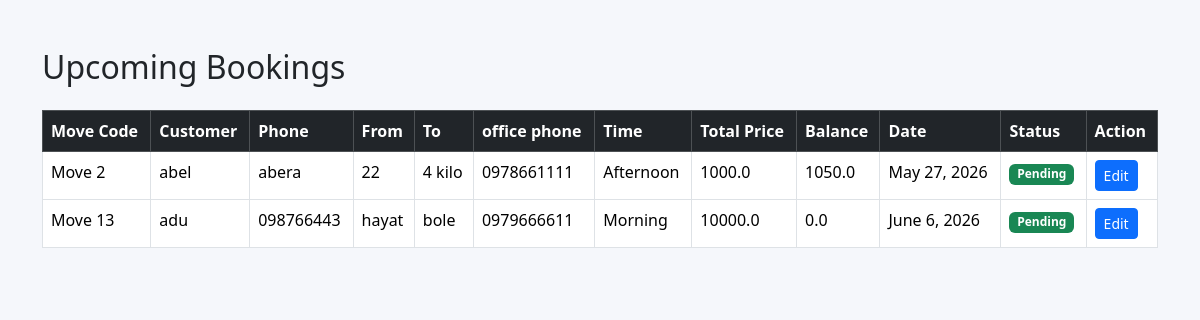
Screenshot of /upcoming-bookings/ with the database file from the repository.
### core/models.py (models this page shows, shortened)
class Booking(models.Model):
    TIME_CHOICES = [
        ('Morning', 'Morning'),
        ('Afternoon', 'Afternoon'),
        ('Evening', 'Evening'),
    ]
    OFFICE_CHOICES = [
        ('0979661111', '0979661111'),
        ('0978661111', '0978661111'),
    ]
    customer_name = models.CharField(max_length=100)
    phone = models.CharField(max_length=20)
    office_phone = models.CharField(
        max_length=10,
        choices=OFFICE_CHOICES,
        default='0979661111'
    )
    from_location = models.CharField(max_length=100)
    to_location = models.CharField(max_length=100)
    time = models.CharField(
        max_length=20,
        choices=TIME_CHOICES,
        default='Morning'
    )
    total_price = models.FloatField()
    advance = models.FloatField(default=0)
    extra = models.FloatField(default=0)
    balance = models.FloatField(default=0)
    date = models.DateField(auto_now_add=True)
    status = models.CharField(
        max_length=20,
        default='Pending'
    )

### core/views.py (the view)
# urls.py: path('upcoming-bookings/', views.upcoming_bookings),
def upcoming_bookings(request):
    bookings = Booking.objects.exclude(
        status='Completed'
    ).order_by('date')
    today = date.today()
    tomorrow = today + timedelta(days=1)
    context = {
        'bookings': bookings,
        'today': today,
        'tomorrow': tomorrow,
    }
    return render(
        request,
        'upcoming_bookings.html',
        context
    )

### templates/upcoming_bookings.html (shortened to what this page needs)
<!doctype html>
<html>
  <head>
    <link
      href="https://cdn.jsdelivr.net/npm/bootstrap@5.3.3/dist/css/bootstrap.min.css"
      rel="stylesheet"
    />
  </head>
  <body style="background: #f5f7fb">
    <div class="container mt-5">
      <h2 class="mb-4">Upcoming Bookings</h2>
      <table class="table table-bordered table-hover bg-white">
        <thead class="table-dark">
          <tr>
            <th>Move Code</th>
            <th>Customer</th>
            <th>Phone</th>
            <th>From</th>
            <th>To</th>
            <th>office phone</th>
            <th>Time</th>
            <th>Total Price</th>
            <th>Balance</th>
            <th>Date</th>
            <th>Status</th>
            <th>Action</th>
          </tr>
        </thead>
        <tbody>
          {% for booking in bookings %}
          <tr>
            <td>Move {{ booking.id }}</td>
            <td>{{ booking.customer_name }}</td>
            <td>{{ booking.phone }}</td>
            <td>{{ booking.from_location }}</td>
            <td>{{ booking.to_location }}</td>
            <td>{{ booking.office_phone }}</td>
            <td>{{ booking.time }}</td>
            <td>{{ booking.total_price }}</td>
            <td>{{ booking.balance }}</td>
            <td>{{ booking.date }}</td>
            <td>
              {% if booking.date == today %}
              <span class="badge bg-danger"> Today's Move </span>
              {% elif booking.date == tomorrow %}
              <span class="badge bg-warning text-dark"> Tomorrow Move </span>
              {% else %}
              <span class="badge bg-success"> Pending </span>
              {% endif %}
            </td>
            <td>
              <a
                href="/edit-booking/{{ booking.id }}/"
                class="btn btn-primary btn-sm"
              >
                Edit
              </a>
            </td>
          </tr>
          {% endfor %}
        </tbody>
      </table>
    </div>
  </body>
</html>

### rows the page displays
Booking: id "2", customer_name "abel", phone "abera", from_location "22", to_location "4 kilo", office_phone "0978661111", time "Afternoon", total_price "1000.0", balance "1050.0", date "May 27, 2026", shows "Pending"
Booking: id "13", customer_name "adu", phone "098766443", from_location "hayat", to_location "bole", office_phone "0979666611", time "Morning", total_price "10000.0", balance "0.0", date "June 6, 2026", shows "Pending"
